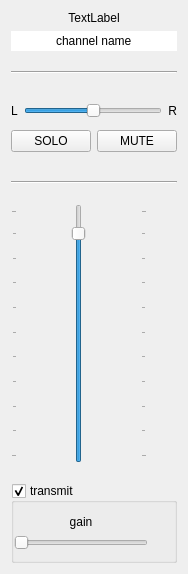
<?xml version="1.0" encoding="UTF-8"?>
<ui version="4.0">
 <class>TrackView</class>
 <widget class="QWidget" name="TrackView">
  <property name="geometry">
   <rect>
    <x>0</x>
    <y>0</y>
    <width>174</width>
    <height>574</height>
   </rect>
  </property>
  <property name="windowTitle">
   <string>Form</string>
  </property>
  <layout class="QGridLayout" name="gridLayout_3">
   <property name="verticalSpacing">
    <number>20</number>
   </property>
   <item row="4" column="0">
    <widget class="Line" name="topSeparator">
     <property name="orientation">
      <enum>Qt::Horizontal</enum>
     </property>
    </widget>
   </item>
   <item row="5" column="0">
    <widget class="QWidget" name="widget_4" native="true">
     <layout class="QGridLayout" name="gridLayout_2">
      <property name="leftMargin">
       <number>0</number>
      </property>
      <property name="rightMargin">
       <number>0</number>
      </property>
      <property name="verticalSpacing">
       <number>12</number>
      </property>
      <item row="1" column="0" colspan="3">
       <widget class="QWidget" name="widget_2" native="true">
        <layout class="QHBoxLayout" name="horizontalLayout_2">
         <property name="spacing">
          <number>6</number>
         </property>
         <property name="leftMargin">
          <number>0</number>
         </property>
         <property name="topMargin">
          <number>0</number>
         </property>
         <property name="rightMargin">
          <number>0</number>
         </property>
         <property name="bottomMargin">
          <number>0</number>
         </property>
         <item alignment="Qt::AlignLeft">
          <widget class="QPushButton" name="solo">
           <property name="sizePolicy">
            <sizepolicy hsizetype="Maximum" vsizetype="Maximum">
             <horstretch>0</horstretch>
             <verstretch>0</verstretch>
            </sizepolicy>
           </property>
           <property name="layoutDirection">
            <enum>Qt::LeftToRight</enum>
           </property>
           <property name="text">
            <string>SOLO</string>
           </property>
           <property name="checkable">
            <bool>true</bool>
           </property>
          </widget>
         </item>
         <item alignment="Qt::AlignRight">
          <widget class="QPushButton" name="mute">
           <property name="sizePolicy">
            <sizepolicy hsizetype="Maximum" vsizetype="Maximum">
             <horstretch>0</horstretch>
             <verstretch>0</verstretch>
            </sizepolicy>
           </property>
           <property name="layoutDirection">
            <enum>Qt::LeftToRight</enum>
           </property>
           <property name="text">
            <string>MUTE</string>
           </property>
           <property name="checkable">
            <bool>true</bool>
           </property>
          </widget>
         </item>
        </layout>
       </widget>
      </item>
      <item row="0" column="2">
       <widget class="QLabel" name="labelPanR">
        <property name="sizePolicy">
         <sizepolicy hsizetype="Fixed" vsizetype="Preferred">
          <horstretch>0</horstretch>
          <verstretch>0</verstretch>
         </sizepolicy>
        </property>
        <property name="text">
         <string>R</string>
        </property>
        <property name="alignment">
         <set>Qt::AlignRight|Qt::AlignTrailing|Qt::AlignVCenter</set>
        </property>
       </widget>
      </item>
      <item row="0" column="0">
       <widget class="QLabel" name="labelPanL">
        <property name="sizePolicy">
         <sizepolicy hsizetype="Fixed" vsizetype="Preferred">
          <horstretch>0</horstretch>
          <verstretch>0</verstretch>
         </sizepolicy>
        </property>
        <property name="text">
         <string>L</string>
        </property>
        <property name="alignment">
         <set>Qt::AlignLeading|Qt::AlignLeft|Qt::AlignVCenter</set>
        </property>
       </widget>
      </item>
      <item row="0" column="1">
       <widget class="QSlider" name="panSlider">
        <property name="sizePolicy">
         <sizepolicy hsizetype="Expanding" vsizetype="Fixed">
          <horstretch>1</horstretch>
          <verstretch>0</verstretch>
         </sizepolicy>
        </property>
        <property name="singleStep">
         <number>10</number>
        </property>
        <property name="value">
         <number>50</number>
        </property>
        <property name="orientation">
         <enum>Qt::Horizontal</enum>
        </property>
        <property name="invertedAppearance">
         <bool>false</bool>
        </property>
       </widget>
      </item>
     </layout>
    </widget>
   </item>
   <item row="7" column="0">
    <widget class="QWidget" name="widget_5" native="true">
     <layout class="QHBoxLayout" name="horizontalLayout" stretch="0,0">
      <property name="spacing">
       <number>10</number>
      </property>
      <property name="leftMargin">
       <number>0</number>
      </property>
      <property name="topMargin">
       <number>0</number>
      </property>
      <property name="rightMargin">
       <number>0</number>
      </property>
      <property name="bottomMargin">
       <number>0</number>
      </property>
      <item>
       <widget class="QSlider" name="verticalSlider">
        <property name="sizePolicy">
         <sizepolicy hsizetype="Expanding" vsizetype="Expanding">
          <horstretch>3</horstretch>
          <verstretch>0</verstretch>
         </sizepolicy>
        </property>
        <property name="value">
         <number>90</number>
        </property>
        <property name="orientation">
         <enum>Qt::Vertical</enum>
        </property>
        <property name="tickPosition">
         <enum>QSlider::TicksBothSides</enum>
        </property>
       </widget>
      </item>
      <item>
       <widget class="PeakMeter" name="widget" native="true">
        <property name="sizePolicy">
         <sizepolicy hsizetype="Fixed" vsizetype="Preferred">
          <horstretch>0</horstretch>
          <verstretch>0</verstretch>
         </sizepolicy>
        </property>
        <property name="minimumSize">
         <size>
          <width>20</width>
          <height>0</height>
         </size>
        </property>
        <property name="styleSheet">
         <string notr="true"/>
        </property>
       </widget>
      </item>
     </layout>
    </widget>
   </item>
   <item row="8" column="0">
    <widget class="QGroupBox" name="transmit">
     <property name="title">
      <string>transmit</string>
     </property>
     <property name="checkable">
      <bool>true</bool>
     </property>
     <layout class="QGridLayout" name="gridLayout">
      <property name="leftMargin">
       <number>0</number>
      </property>
      <property name="topMargin">
       <number>12</number>
      </property>
      <property name="rightMargin">
       <number>0</number>
      </property>
      <property name="bottomMargin">
       <number>10</number>
      </property>
      <property name="verticalSpacing">
       <number>6</number>
      </property>
      <item row="0" column="0">
       <widget class="QLabel" name="gainLabel">
        <property name="text">
         <string>gain</string>
        </property>
        <property name="alignment">
         <set>Qt::AlignBottom|Qt::AlignHCenter</set>
        </property>
       </widget>
      </item>
      <item row="0" column="2" rowspan="2" alignment="Qt::AlignRight">
       <widget class="PeakMeter" name="widget_3" native="true">
        <property name="sizePolicy">
         <sizepolicy hsizetype="Fixed" vsizetype="Preferred">
          <horstretch>0</horstretch>
          <verstretch>0</verstretch>
         </sizepolicy>
        </property>
        <property name="minimumSize">
         <size>
          <width>20</width>
          <height>20</height>
         </size>
        </property>
        <property name="maximumSize">
         <size>
          <width>20</width>
          <height>16777215</height>
         </size>
        </property>
       </widget>
      </item>
      <item row="1" column="0">
       <widget class="QSlider" name="horizontalSlider">
        <property name="orientation">
         <enum>Qt::Horizontal</enum>
        </property>
       </widget>
      </item>
     </layout>
    </widget>
   </item>
   <item row="6" column="0">
    <widget class="Line" name="panSectionSeparator">
     <property name="orientation">
      <enum>Qt::Horizontal</enum>
     </property>
    </widget>
   </item>
   <item row="0" column="0">
    <widget class="QWidget" name="widget_6" native="true">
     <layout class="QVBoxLayout" name="verticalLayout">
      <property name="leftMargin">
       <number>0</number>
      </property>
      <property name="topMargin">
       <number>0</number>
      </property>
      <property name="rightMargin">
       <number>0</number>
      </property>
      <property name="bottomMargin">
       <number>0</number>
      </property>
      <item>
       <widget class="QLabel" name="trackName">
        <property name="text">
         <string>TextLabel</string>
        </property>
        <property name="alignment">
         <set>Qt::AlignCenter</set>
        </property>
       </widget>
      </item>
      <item>
       <widget class="QLineEdit" name="channelName">
        <property name="text">
         <string>channel name</string>
        </property>
        <property name="frame">
         <bool>false</bool>
        </property>
        <property name="alignment">
         <set>Qt::AlignCenter</set>
        </property>
        <property name="clearButtonEnabled">
         <bool>false</bool>
        </property>
       </widget>
      </item>
     </layout>
    </widget>
   </item>
  </layout>
 </widget>
 <customwidgets>
  <customwidget>
   <class>PeakMeter</class>
   <extends>QWidget</extends>
   <header>PeakMeter.h</header>
   <container>1</container>
  </customwidget>
 </customwidgets>
 <resources/>
 <connections/>
</ui>
